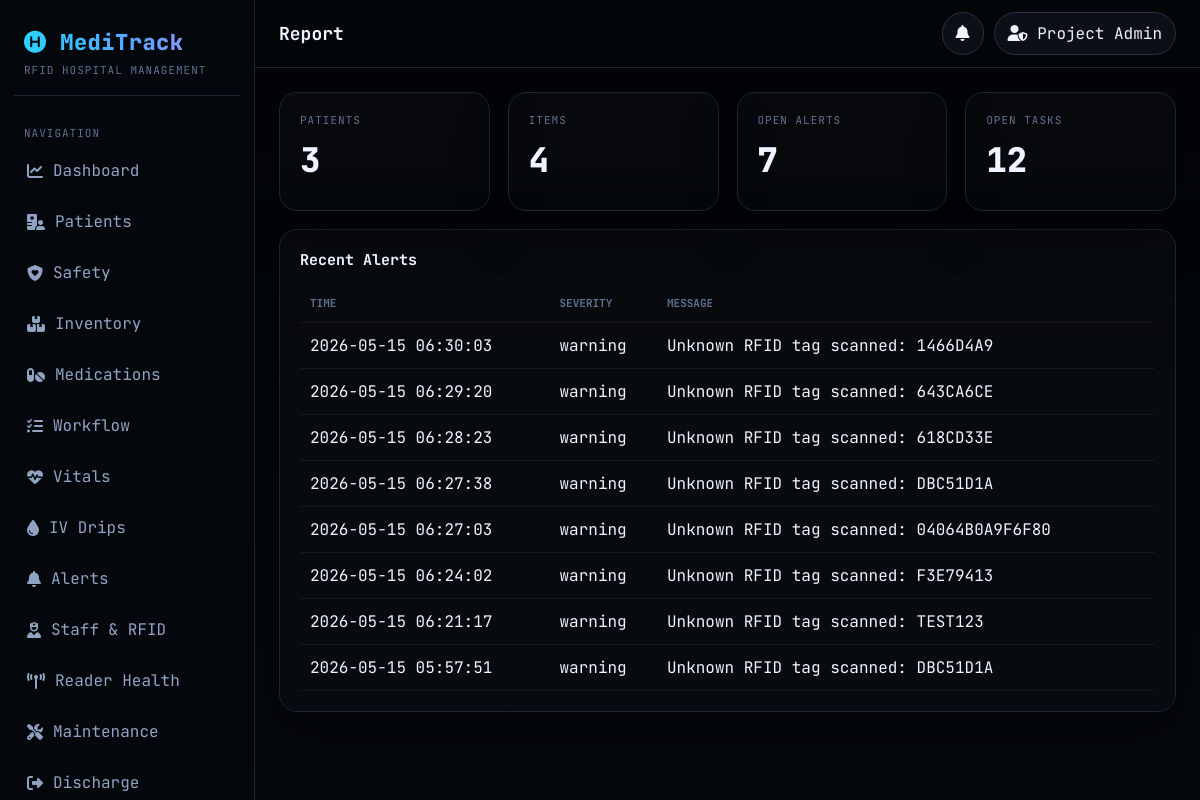
Screenshot of /meditrack_compact/report.php (signed in) with the database file from the repository.
### tables this page shows
CREATE TABLE `alerts` (
  `id` int(11) NOT NULL,
  `severity` enum('info','warning','critical') NOT NULL DEFAULT 'info',
  `alert_type` varchar(40) NOT NULL,
  `message` varchar(255) NOT NULL,
  `related_url` varchar(255) DEFAULT NULL,
  `is_resolved` tinyint(1) NOT NULL DEFAULT 0,
  `resolved_by` varchar(120) DEFAULT NULL,
  `resolved_at` datetime DEFAULT NULL,
  `created_at` timestamp NOT NULL DEFAULT current_timestamp()
);

### meditrack_compact/report.php (the view, shortened to what this page needs)
<?php
require_once 'core.php';
$a = alert_cols();
render_header('Report', 'reports');
$k = one(
    "SELECT
        (SELECT COUNT(*) FROM patients WHERE status<>'discharged') AS patients,
        (SELECT COUNT(*) FROM items) AS items,
        (SELECT COUNT(*) FROM alerts WHERE `{$a['isresolved']}`=0) AS alerts,
        (SELECT COUNT(*) FROM workflowtasks WHERE status<>'done') AS tasks"
);
$recentAlerts = all_rows(
    "SELECT id, severity, message, `{$a['createdat']}` AS created_at
     FROM alerts
     ORDER BY `{$a['createdat']}` DESC
     LIMIT 20"
);
?>
<div class="grid g4">
    <div class="card kpi"><div class="label">Patients</div><div class="value"><?= e($k['patients']) ?></div></div>
    <div class="card kpi"><div class="label">Items</div><div class="value"><?= e($k['items']) ?></div></div>
    <div class="card kpi"><div class="label">Open Alerts</div><div class="value"><?= e($k['alerts']) ?></div></div>
    <div class="card kpi"><div class="label">Open Tasks</div><div class="value"><?= e($k['tasks']) ?></div></div>
</div>
<div class="card" style="margin-top:18px">
    <h3>Recent Alerts</h3>
    <table class="table">
        <tr><th>Time</th><th>Severity</th><th>Message</th></tr>
        <?php foreach ($recentAlerts as $x): ?>
        <tr>
            <td><?= e($x['created_at']) ?></td>
            <td><?= e($x['severity']) ?></td>
            <td><?= e($x['message']) ?></td>
        </tr>
        <?php endforeach; ?>
    </table>
</div>
<?php render_footer(); ?>

### meditrack_compact/core.php (shortened to what this page needs)
<?php
require_once __DIR__ . '/config.php';
$db = new mysqli($DB_HOST, $DB_USER, $DB_PASS, $DB_NAME, $DB_PORT ?? 3306);
$db->set_charset('utf8mb4');
function e($v) { return htmlspecialchars((string)$v, ENT_QUOTES, 'UTF-8'); }
function one($sql) {
    global $db;
    $r = $db->query($sql);
    return $r ? $r->fetch_assoc() : null;
}
function all_rows($sql) {
    global $db;
    $r = $db->query($sql);
    $rows = [];
    if ($r) { while ($row = $r->fetch_assoc()) $rows[] = $row; }
    return $rows;
}
function current_admin_id() {
    return (int)($_SESSION['admin_id'] ?? $_SESSION['adminid'] ?? 0);
}
function admin() {
    return $_SESSION['admin_name'] ?? $_SESSION['fullname'] ?? 'Admin';
}
function table_columns($table) {
    global $db;
    if (isset($GLOBALS['_schema_cache'][$table])) {
        return $GLOBALS['_schema_cache'][$table];
    }
    $cols = [];
    $res = $db->query("SHOW COLUMNS FROM `$table`");
    if ($res) {
        while ($row = $res->fetch_assoc()) {
            $cols[] = $row['Field'];
        }
    }
    return $cols;
}
function col($table, ...$names) {
    $cols = table_columns($table);
    foreach ($names as $name) {
        if (in_array($name, $cols, true)) return $name;
    }
    return $names[0];
}
function cols($table, $map) {
    $out = [];
    foreach ($map as $key => $candidates) {
        $out[$key] = col($table, ...$candidates);
    }
    return $out;
}
function alert_cols() {
    static $c = null;
    if ($c) return $c;
    $c = cols('alerts', [
        'type'       => ['alert_type', 'alerttype'],
        'url'        => ['related_url', 'relatedurl'],
        'isresolved' => ['is_resolved', 'isresolved'],
        'resolvedby' => ['resolved_by', 'resolvedby'],
        'resolvedat' => ['resolved_at', 'resolvedat'],
        'createdat'  => ['created_at', 'createdat'],
    ]);
    return $c;
}
function notification_cols() {
    $c = cols('notification_reads', [
        'alertid' => ['alert_id', 'alertid'],
        'adminid' => ['admin_id', 'adminid'],
        'readat'  => ['read_at', 'readat'],
    ]);
    return $c;
}
function nav_items() {
    return [
        'dashboard'   => 'Dashboard',
        'patients'    => 'Patients',
        'safety'      => 'Safety',
        'inventory'   => 'Inventory',
        'medications' => 'Medications',
        'workflow'    => 'Workflow',
        'vitals'      => 'Vitals',
        'iv'          => 'IV Drips',
        'alerts'      => 'Alerts',
        'staff'       => 'Staff & RFID',
        'readers'     => 'Reader Health',
        'maintenance' => 'Maintenance',
        'discharge'   => 'Discharge',
        'audit'       => 'Audit Log',
        'portal'      => 'Caretaker Portal',
        'reports'     => 'Reports',
        'replay'      => 'Replay',
    ];
}
function nav_icons() {
    return [
        'dashboard'   => 'fa-chart-line',
        'patients'    => 'fa-hospital-user',
        'safety'      => 'fa-shield-heart',
        'inventory'   => 'fa-boxes-stacked',
        'medications' => 'fa-pills',
        'workflow'    => 'fa-list-check',
        'vitals'      => 'fa-heart-pulse',
        'iv'          => 'fa-droplet',
        'alerts'      => 'fa-bell',
        'staff'       => 'fa-user-nurse',
        'readers'     => 'fa-tower-broadcast',
        'maintenance' => 'fa-screwdriver-wrench',
        'discharge'   => 'fa-right-from-bracket',
        'audit'       => 'fa-scroll',
        'portal'      => 'fa-users',
        'reports'     => 'fa-file-lines',
        'replay'      => 'fa-route',
    ];
}
function unread_alert_count() {
    $a = alert_cols();
    $n = notification_cols();
    $adminId = current_admin_id();
    $row = one(
        "SELECT COUNT(*) AS c
         FROM alerts a
         LEFT JOIN notification_reads n
           ON n.`{$n['alertid']}`=a.id
          AND n.`{$n['adminid']}`={$adminId}
         WHERE a.`{$a['isresolved']}`=0 AND n.id IS NULL"
    );
    return (int)($row['c'] ?? 0);
}
function render_header($title, $page = 'dashboard', $auth = true) {
    $nav = nav_items();
    $icons = nav_icons();
?>
<!doctype html>
<html lang="en">
<head>
<link rel="stylesheet" href="https://cdnjs.cloudflare.com/ajax/libs/font-awesome/6.5.2/css/all.min.css">
</head>
<body>
<?php if ($auth): ?>
<aside class="sidebar">
    <div class="brand">
        <div class="logo"><i class="fas fa-hospital-symbol"></i> MediTrack</div>
        <div class="tag">RFID Hospital Management</div>
    </div>
    <div class="section">Navigation</div>
    <div class="nav">
        <?php foreach ($nav as $k => $v): ?>
            <a href="index.php?page=<?= e($k) ?>" class="<?= $page === $k ? 'active' : '' ?>">
                <i class="fas <?= e($icons[$k] ?? 'fa-circle') ?>"></i> <?= e($v) ?>
            </a>
        <?php endforeach; ?>
    </div>
</aside>
<?php endif; ?>
<div class="main">
    <div class="topbar">
        <div class="title"><?= e($title) ?></div>
        <div class="right">
            <?php if ($auth): ?>
            <div style="position:relative">
                <button class="icon-btn" onclick="toggleNotif()">
                    <i class="fas fa-bell"></i>
                </button>
            </div>
            <div class="chip">
                <i class="fas fa-user-shield"></i> <?= e(admin()) ?>
            </div>
            <?php endif; ?>
        </div>
    </div>
    <div class="content">
<?php
}
function render_footer($auth = true) {
?>
    </div>
</div>
</body>
</html>
<?php
}

### meditrack_compact/core.php (style rules this page uses)
:root { --bg:#030508;--bg2:#070b10;--panel:#0b1017;--panel2:#101722;--panel3:#151e2b; --line:#1a2636;--line2:#233247;--text:#edf3ff;--muted:#90a4c2;--soft:#5e728f; --blue:#56a8ff;--cyan:#29d3ff;--green:#34d399;--yellow:#fbbf24;--red:#fb7185;--purple:#a78bfa; --shadow:0 18px 50px rgba(0,0,0,.45);--radius:18px;--side:255px;--top:68px; }
* { box-sizing:border-box }
html,body { margin:0;padding:0;background:linear-gradient(180deg,#020407 0%,#05080d 100%);color:var(--text);font-family:'JetBrains Mono',monospace }
a { text-decoration:none;color:inherit }
button,input,select,textarea { font:inherit }
body { display:flex;min-height:100vh }
.sidebar { width:var(--side);position:fixed;left:0;top:0;bottom:0;background:rgba(5,8,13,.98);border-right:1px solid var(--line);padding:20px 14px;overflow:auto }
.brand { padding:8px 10px 18px;border-bottom:1px solid var(--line);margin-bottom:14px }
.logo { font-weight:800;font-size:22px;letter-spacing:.5px;background:linear-gradient(90deg,var(--cyan),var(--blue),var(--purple));-webkit-background-clip:text;-webkit-text-fill-color:transparent }
.tag { color:var(--soft);font-size:11px;margin-top:6px;text-transform:uppercase;letter-spacing:1px }
.section { color:var(--soft);font-size:11px;padding:16px 10px 8px;text-transform:uppercase;letter-spacing:1px }
.nav { display:flex;flex-direction:column;gap:6px }
.nav a { display:flex;align-items:center;gap:10px;padding:11px 12px;border-radius:14px;color:var(--muted);border:1px solid transparent }
.main { flex:1;min-width:0;margin-left:var(--side) }
.topbar { height:var(--top);position:sticky;top:0;z-index:20;background:rgba(4,7,11,.88);backdrop-filter:blur(12px);border-bottom:1px solid var(--line);display:flex;align-items:center;justify-content:space-between;padding:0 24px }
.title { font-size:18px;font-weight:700 }
.right { display:flex;align-items:center;gap:10px }
.chip,.icon-btn { background:var(--panel);border:1px solid var(--line2);color:var(--text);border-radius:999px;padding:10px 13px }
.icon-btn { cursor:pointer;position:relative }
.content { padding:24px }
.grid { display:grid;gap:18px }
.g4 { grid-template-columns:repeat(4,minmax(0,1fr)) }
.card { background:linear-gradient(180deg,rgba(255,255,255,.02),rgba(255,255,255,.01));border:1px solid var(--line);border-radius:var(--radius);padding:20px;box-shadow:var(--shadow) }
.card h3 { margin:0 0 14px;font-size:15px }
.kpi .label { color:var(--soft);font-size:11px;text-transform:uppercase;letter-spacing:1px }
.kpi .value { font-size:34px;font-weight:800;margin:10px 0 8px }
.table { width:100%;border-collapse:collapse }
.table th,.table td { padding:12px 10px;border-bottom:1px solid rgba(255,255,255,.06);text-align:left;vertical-align:top }
.table th { font-size:11px;color:var(--soft);text-transform:uppercase }

### rows the page displays
alerts: created_at "2026-05-15 06:30:03", severity "warning", message "Unknown RFID tag scanned: 1466D4A9"
alerts: created_at "2026-05-15 06:29:20", severity "warning", message "Unknown RFID tag scanned: 643CA6CE"
alerts: created_at "2026-05-15 06:28:23", severity "warning", message "Unknown RFID tag scanned: 618CD33E"
alerts: created_at "2026-05-15 06:27:38", severity "warning", message "Unknown RFID tag scanned: DBC51D1A"
alerts: created_at "2026-05-15 06:27:03", severity "warning", message "Unknown RFID tag scanned: 04064B0A9F6F80"
alerts: created_at "2026-05-15 06:24:02", severity "warning", message "Unknown RFID tag scanned: F3E79413"
alerts: created_at "2026-05-15 06:21:17", severity "warning", message "Unknown RFID tag scanned: TEST123"
alerts: created_at "2026-05-15 05:57:51", severity "warning", message "Unknown RFID tag scanned: DBC51D1A"

### other values shown
$v "Dashboard"
$v "Patients"
$v "Safety"
$v "Inventory"
$v "Medications"
$v "Workflow"
$v "Vitals"
$v "IV Drips"
$v "Alerts"
$v "Staff & RFID"
$v "Reader Health"
$v "Maintenance"
$v "Discharge"
$title "Report"
admin() "Project Admin"
